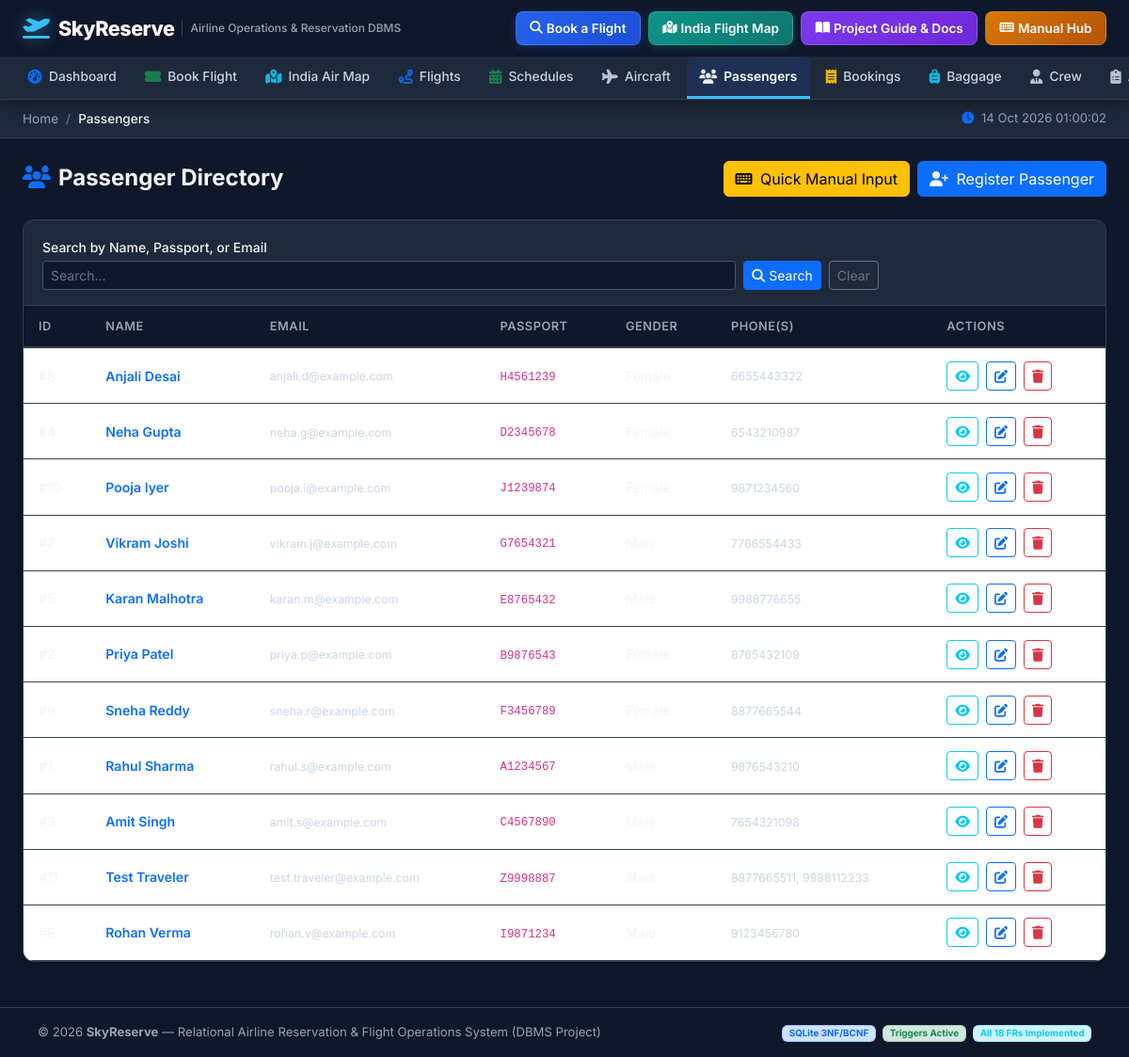
/passengers, run on the app's committed database.
### tables this page shows
CREATE TABLE Passenger (
    Passenger_ID INTEGER PRIMARY KEY AUTOINCREMENT,
    First_Name TEXT NOT NULL,
    Last_Name TEXT NOT NULL,
    Email TEXT UNIQUE,
    Passport_No TEXT UNIQUE,
    Date_of_Birth TEXT,
    Gender TEXT CHECK (Gender IN ('Male','Female','Other')),
    Address TEXT,
    Created_At TEXT DEFAULT CURRENT_TIMESTAMP
);

### app.py (the view)
@app.route("/passengers")
def passengers():
    db = get_db()
    search = request.args.get("search", "").strip()
    q = """
        SELECT p.*, GROUP_CONCAT(pp.Phone_Number, ', ') AS Phones
        FROM Passenger p
        LEFT JOIN Passenger_Phone pp ON p.Passenger_ID = pp.Passenger_ID
        WHERE 1=1
    """
    params = []
    if search:
        q += " AND (p.First_Name LIKE ? OR p.Last_Name LIKE ? OR p.Passport_No LIKE ? OR p.Email LIKE ?)"
        s = f"%{search}%"
        params.extend([s, s, s, s])
    q += " GROUP BY p.Passenger_ID ORDER BY p.Last_Name, p.First_Name"
    rows = db.execute(q, params).fetchall()
    db.close()
    return render_template("passengers.html", passengers=rows, search=search)

### app.py (called while the page is built)
@app.before_request
def ensure_db():
    global _db_initialized
    if not _db_initialized:
        db_path = os.path.join(os.path.dirname(__file__), "airline.db")
        if not os.path.exists(db_path):
            init_db()
        _db_initialized = True

### database.py (called while the page is built)
def get_db():
    conn = sqlite3.connect(DB_PATH)
    conn.row_factory = sqlite3.Row
    conn.execute("PRAGMA foreign_keys = ON")
    return conn

### templates/passengers.html (shortened to what this page needs)
{% extends "base.html" %}
{% block breadcrumb %}<li class="breadcrumb-item active">Passengers</li>{% endblock %}
{% block content %}
<div class="d-flex justify-content-between align-items-center mb-4 flex-wrap gap-2">
  <h4 class="fw-bold mb-0"><i class="fas fa-users me-2 text-primary"></i>Passenger Directory</h4>
  <div class="d-flex gap-2">
    <button type="button" class="btn btn-warning" data-bs-toggle="modal" data-bs-target="#quickPassengerModal">
      <i class="fas fa-keyboard me-1"></i> Quick Manual Input
    </button>
    <a href="{{ url_for('passenger_add') }}" class="btn btn-primary"><i class="fas fa-user-plus me-1"></i> Register Passenger</a>
  </div>
</div>
<div class="table-card mb-4">
  <div class="card-header">
    <form method="GET" class="row g-2 align-items-end">
      <div class="col-md-8">
        <label class="form-label mb-1 small">Search by Name, Passport, or Email</label>
        <input type="text" name="search" class="form-control form-control-sm" value="{{ search }}" placeholder="Search...">
      </div>
      <div class="col-md-4">
        <button class="btn btn-primary btn-sm me-1"><i class="fas fa-search me-1"></i>Search</button>
        <a href="{{ url_for('passengers') }}" class="btn btn-outline-secondary btn-sm">Clear</a>
      </div>
    </form>
  </div>
  <div class="table-responsive">
    <table class="table table-hover">
      <thead><tr><th>ID</th><th>Name</th><th>Email</th><th>Passport</th><th>Gender</th><th>Phone(s)</th><th>Actions</th></tr></thead>
      <tbody>
        {% for p in passengers %}
        <tr>
          <td>#{{ p.Passenger_ID }}</td>
          <td><a href="{{ url_for('passenger_detail', pid=p.Passenger_ID) }}" class="text-decoration-none fw-semibold">{{ p.First_Name }} {{ p.Last_Name }}</a></td>
          <td><small>{{ p.Email or '—' }}</small></td>
          <td><code>{{ p.Passport_No or '—' }}</code></td>
          <td>{{ p.Gender or '—' }}</td>
          <td><small>{{ p.Phones or '—' }}</small></td>
          <td class="text-nowrap">
            <a href="{{ url_for('passenger_detail', pid=p.Passenger_ID) }}" class="btn btn-sm btn-outline-info me-1"><i class="fas fa-eye"></i></a>
            <a href="{{ url_for('passenger_edit', pid=p.Passenger_ID) }}" class="btn btn-sm btn-outline-primary me-1"><i class="fas fa-edit"></i></a>
            <form method="POST" action="{{ url_for('passenger_delete', pid=p.Passenger_ID) }}" class="d-inline" onsubmit="return confirmAction('Delete passenger {{ p.First_Name }} {{ p.Last_Name }}?')">
              <button class="btn btn-sm btn-outline-danger"><i class="fas fa-trash"></i></button>
            </form>
          </td>
        </tr>
        {% else %}
        <tr><td colspan="7" class="text-center text-muted py-4">No passengers found</td></tr>
        {% endfor %}
      </tbody>
    </table>
  </div>
</div>
{% endblock %}

### templates/base.html (style rules this page uses)
:root { --primary-color: #2563eb; --primary-hover: #1d4ed8; --nav-bg: #0f172a; --nav-sub-bg: #1e293b; --nav-border: #334155; }
* { font-family: 'Inter', sans-serif; }
body { background: #0f172a; color: #f1f5f9; margin: 0; min-height: 100vh; display: flex; flex-direction: column; }
.sub-bar .breadcrumb-item.active { color: #cbd5e1; font-weight: 500; }
.sub-bar .breadcrumb-item + .breadcrumb-item::before { color: #64748b; }
.table-card { background: #1e293b; border: 1px solid #334155; border-radius: 12px; box-shadow: 0 4px 6px -1px rgba(0, 0, 0, 0.2); overflow: hidden; margin-bottom: 1.5rem; }
.table-card .card-header { background: #1e293b; border-bottom: 1px solid #334155; padding: 1rem 1.25rem; font-weight: 600; color: #f8fafc; }
.table { margin: 0; color: #e2e8f0; border-color: #334155; }
.table thead th { background: #0f172a; border-bottom: 2px solid #334155; font-size: 0.8rem; text-transform: uppercase; letter-spacing: 0.5px; color: #94a3b8; font-weight: 600; white-space: nowrap; padding: 0.75rem 1rem; }
.table tbody tr { transition: background 0.12s; border-bottom: 1px solid #334155; }
.table td { vertical-align: middle; font-size: 0.88rem; padding: 0.85rem 1rem; border-color: #334155; color: #f1f5f9; }
small, .small { color: #cbd5e1; }
.form-label, label { color: #f1f5f9 !important; font-weight: 500; }
.table-card .card-header { color: #ffffff !important; }
.table td { color: #f1f5f9 !important; }
.table thead th { color: #94a3b8 !important; }
.breadcrumb-item.active { color: #f1f5f9 !important; font-weight: 600; }
.form-control, .form-select { background-color: #0f172a !important; border: 1px solid #475569 !important; color: #ffffff !important; }
.form-control::placeholder { color: #64748b !important; }

### data on the page
Passenger: First_Name "Anjali", Last_Name "Desai", Email "anjali.d@example.com", Passport_No "H4561239", Phones "6655443322"
Passenger: First_Name "Neha", Last_Name "Gupta", Email "neha.g@example.com", Passport_No "D2345678", Phones "6543210987"
Passenger: First_Name "Pooja", Last_Name "Iyer", Email "pooja.i@example.com", Passport_No "J1239874", Phones "9871234560"
Passenger: First_Name "Vikram", Last_Name "Joshi", Email "vikram.j@example.com", Passport_No "G7654321", Phones "7766554433"
Passenger: First_Name "Karan", Last_Name "Malhotra", Email "karan.m@example.com", Passport_No "E8765432", Phones "9988776655"
Passenger: First_Name "Priya", Last_Name "Patel", Email "priya.p@example.com", Passport_No "B9876543", Phones "8765432109"
Passenger: First_Name "Sneha", Last_Name "Reddy", Email "sneha.r@example.com", Passport_No "F3456789", Phones "8877665544"
Passenger: First_Name "Rahul", Last_Name "Sharma", Email "rahul.s@example.com", Passport_No "A1234567", Phones "9876543210"
Passenger: First_Name "Amit", Last_Name "Singh", Email "amit.s@example.com", Passport_No "C4567890", Phones "7654321098"
Passenger: First_Name "Test", Last_Name "Traveler", Email "test.traveler@example.com", Passport_No "Z9998887", Phones "8877665511, 9988112233"
Passenger: First_Name "Rohan", Last_Name "Verma", Email "rohan.v@example.com", Passport_No "I9871234", Phones "9123456780"
